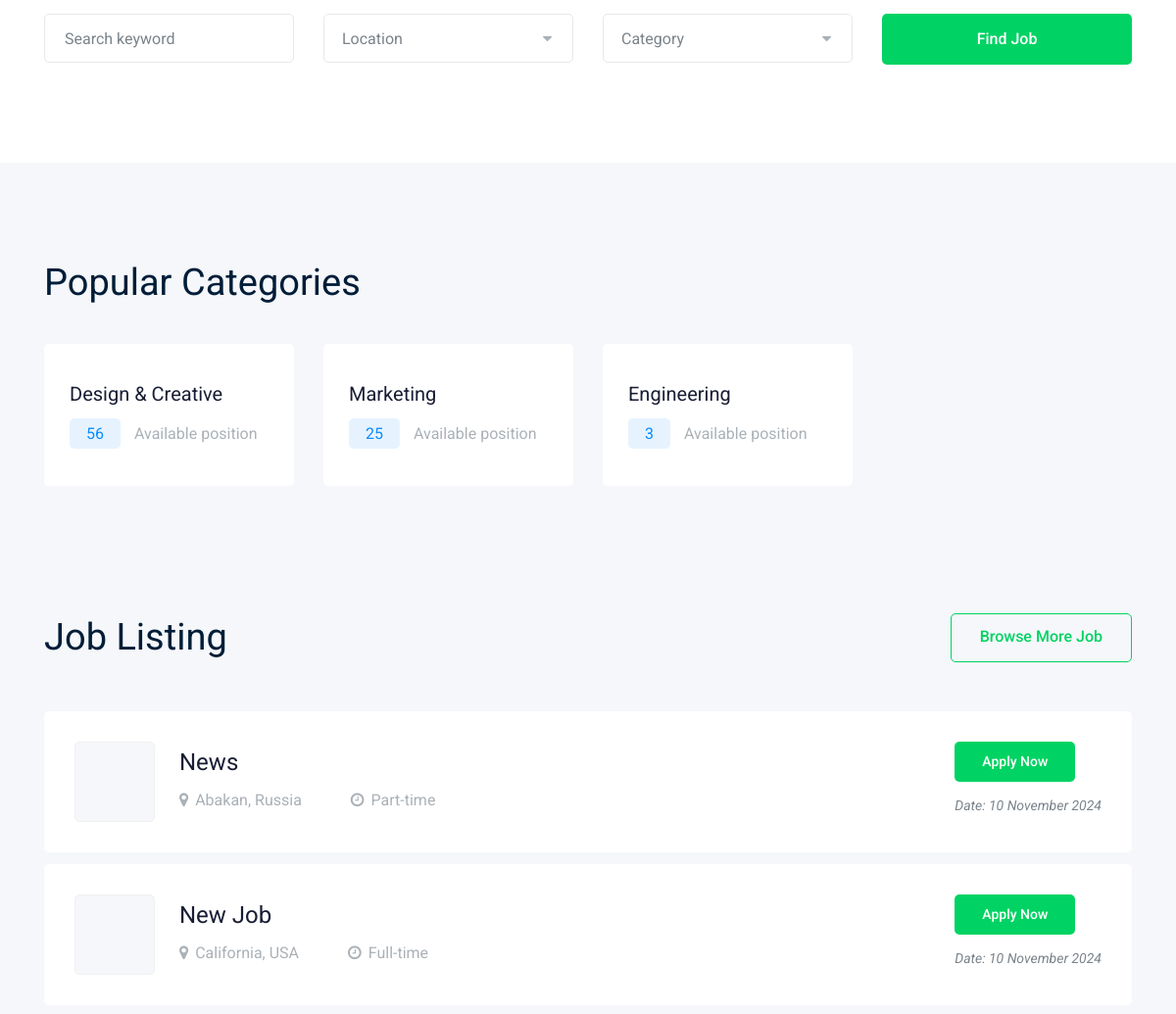
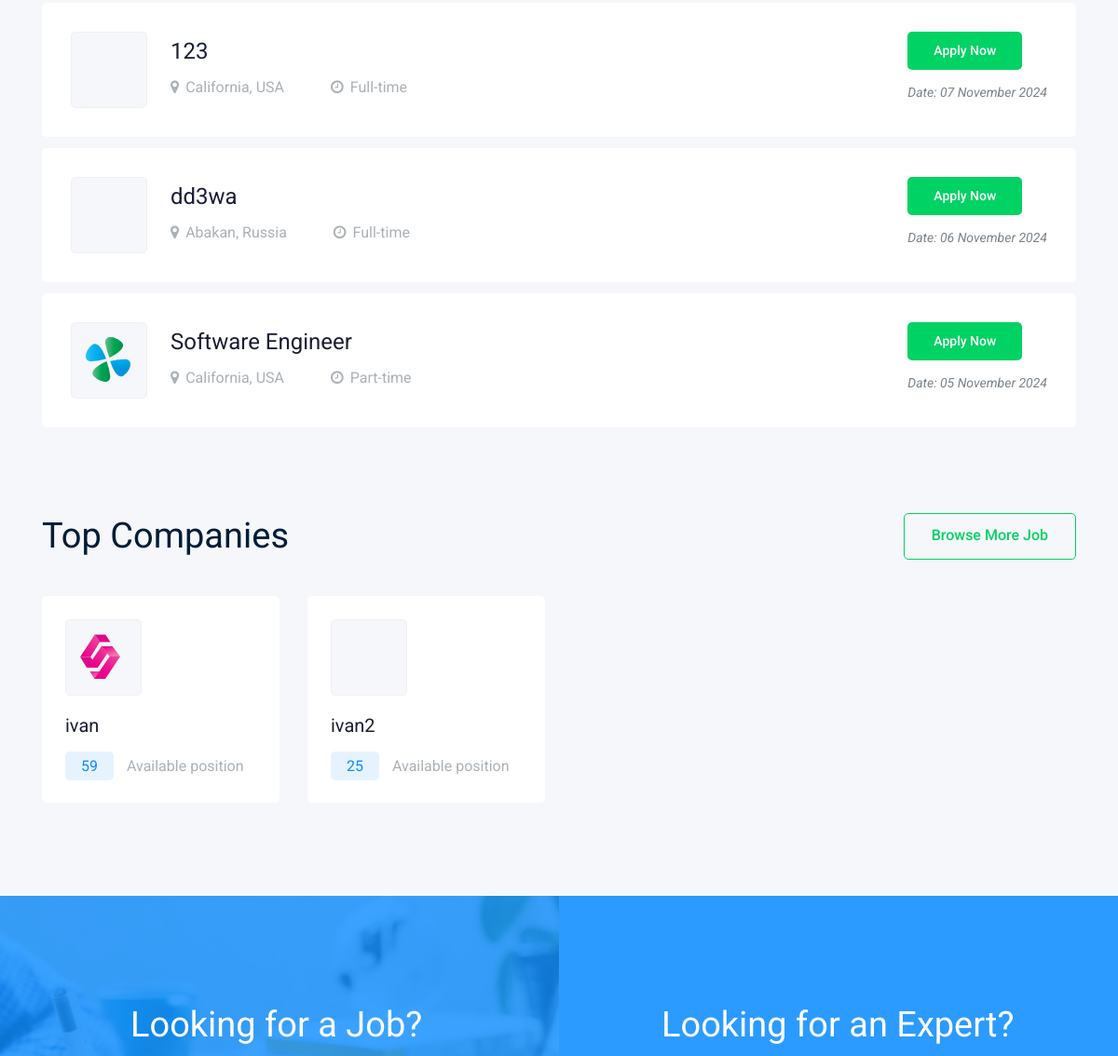
The app's page / (middle part), older data (2 pictures, top to bottom).
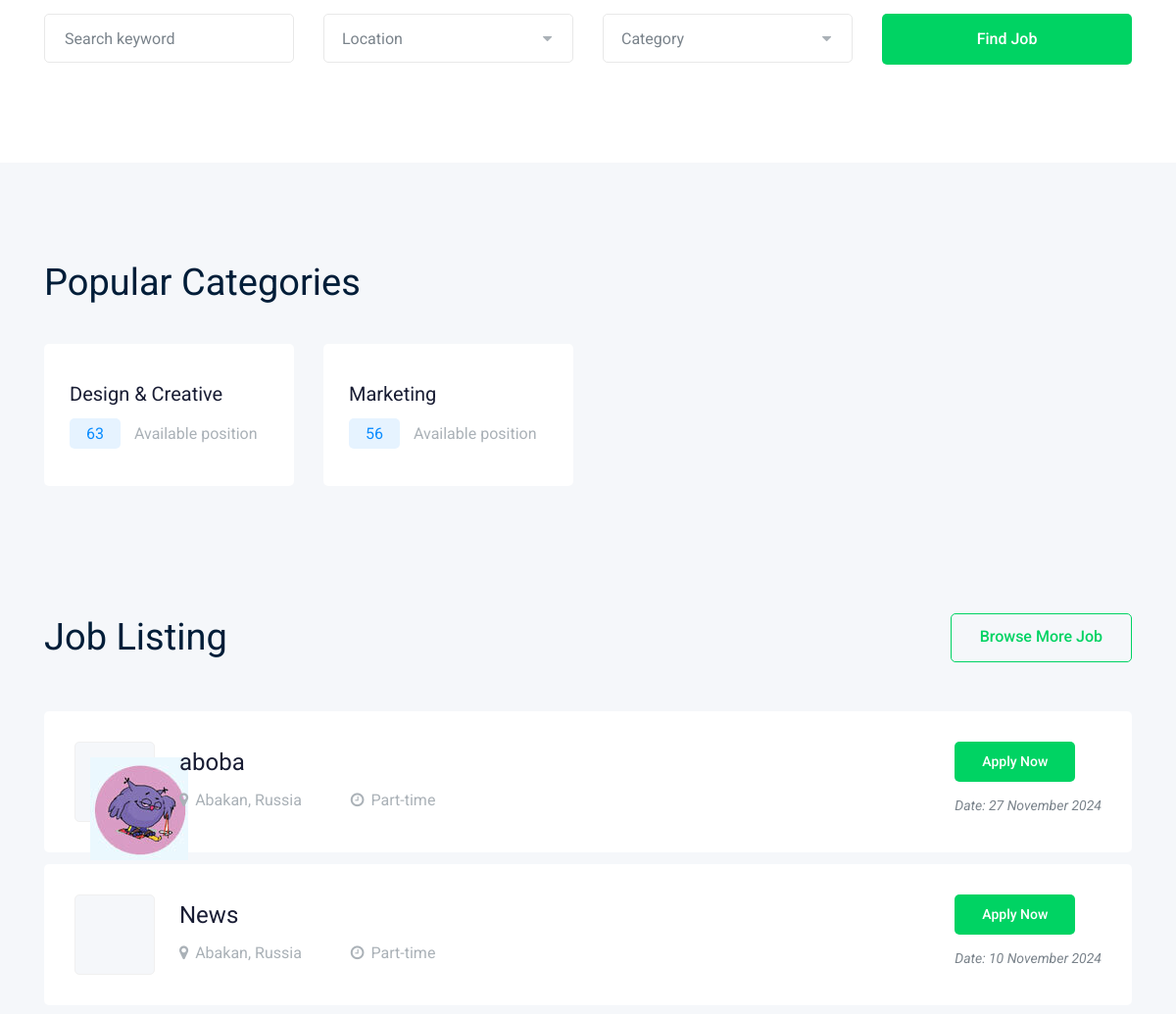
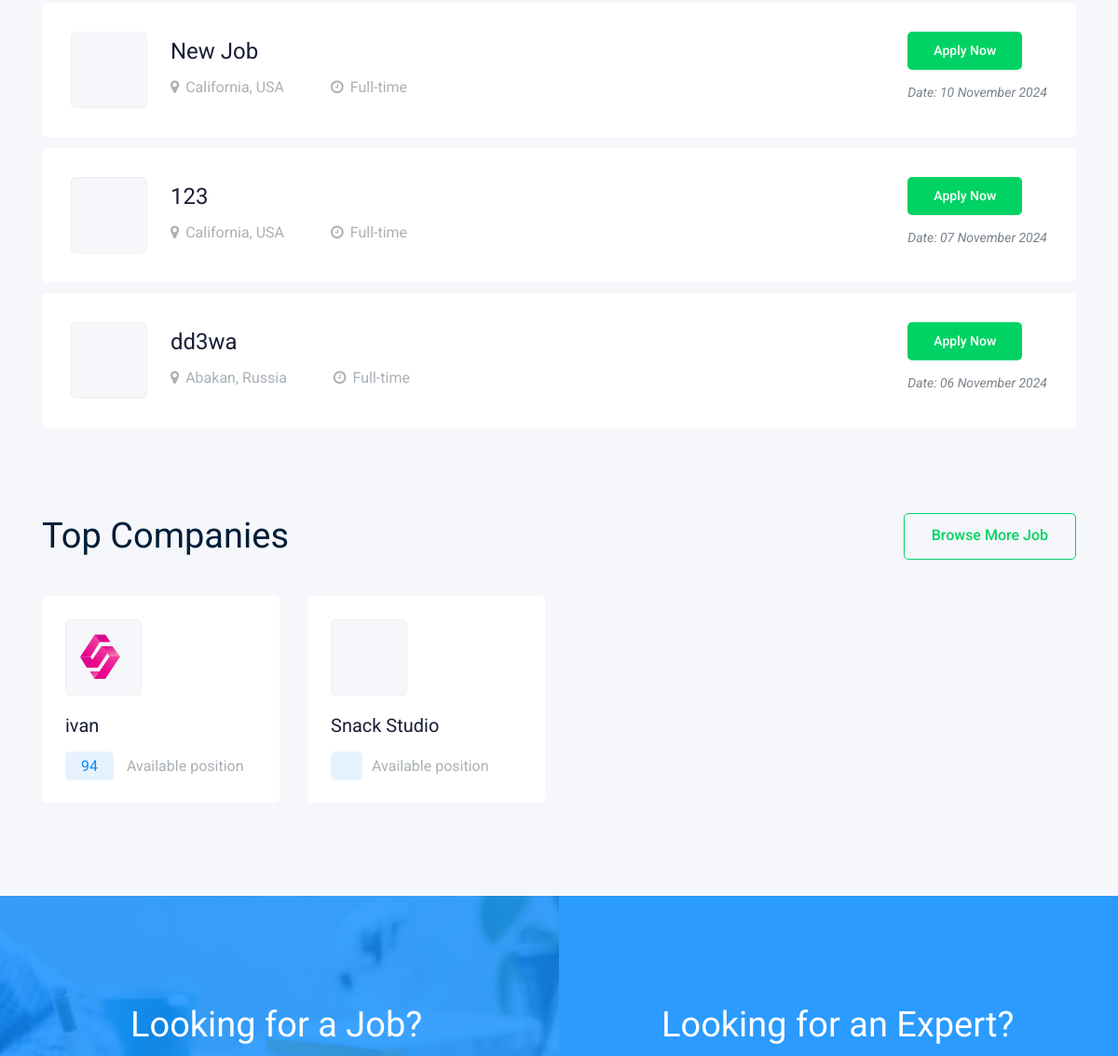
The same page, newer data (2 pictures, top to bottom).
### tables this page shows
CREATE TABLE `categories` (
  `id` int NOT NULL,
  `name` varchar(255) NOT NULL,
  `is_popular` tinyint(1) NOT NULL DEFAULT '0'
);

CREATE TABLE `jobs` (
  `id` int NOT NULL,
  `name` varchar(255) NOT NULL,
  `description` text NOT NULL,
  `category_id` int NOT NULL,
  `min_salary` int NOT NULL,
  `max_salary` int NOT NULL,
  `qualification_id` int NOT NULL,
  `experience_id` int NOT NULL,
  `job_type_id` int NOT NULL,
  `location_id` int NOT NULL,
  `image` varchar(255) DEFAULT NULL,
  `date` timestamp NOT NULL DEFAULT CURRENT_TIMESTAMP,
  `slug` varchar(255) NOT NULL,
  `company_id` int NOT NULL,
  `available_position` int UNSIGNED NOT NULL DEFAULT '0'
);

CREATE TABLE `locations` (
  `id` int NOT NULL,
  `name` varchar(255) NOT NULL
);

CREATE TABLE `job_types` (
  `id` int NOT NULL,
  `name` varchar(255) NOT NULL
);

CREATE TABLE `companies` (
  `id` int NOT NULL,
  `company` varchar(255) NOT NULL,
  `email` varchar(255) NOT NULL,
  `password` varchar(255) NOT NULL,
  `available_position` int NOT NULL DEFAULT '0',
  `image` varchar(255) DEFAULT NULL,
  `is_admin` tinyint(1) NOT NULL DEFAULT '0',
  `is_top` tinyint(1) NOT NULL DEFAULT '0'
);

### index.php (the view, shortened to what the changed rows need)
<?php
$pdo = require_once $_SERVER['DOCUMENT_ROOT'] . '/db.php';
$popularCategories = $pdo->query("SELECT
    categories.id,
    categories.name,
    SUM(jobs.available_position) AS total_positions
FROM categories
LEFT JOIN jobs ON categories.id = jobs.category_id
WHERE categories.is_popular IS TRUE
GROUP BY categories.id, categories.name")->fetchAll();
$jobs = $pdo->query("SELECT jobs.*, locations.name AS location, job_types.name AS job_type
FROM jobs
JOIN locations ON jobs.location_id = locations.id
JOIN job_types ON jobs.job_type_id = job_types.id
ORDER BY jobs.date DESC
LIMIT 5")->fetchAll();
$companies = $pdo->query("SELECT
    companies.*,
    SUM(jobs.available_position) AS total_positions
FROM companies
LEFT JOIN jobs ON companies.id = jobs.company_id
WHERE companies.is_top IS TRUE
GROUP BY companies.id, companies.company")->fetchAll();
?>
<!doctype html>
<html class="no-js" lang="zxx">
<head>
    <link rel="stylesheet" href="css/bootstrap.min.css">
    <link rel="stylesheet" href="css/owl.carousel.min.css">
    <link rel="stylesheet" href="css/magnific-popup.css">
    <link rel="stylesheet" href="css/font-awesome.min.css">
    <link rel="stylesheet" href="css/themify-icons.css">
    <link rel="stylesheet" href="css/nice-select.css">
    <link rel="stylesheet" href="css/flaticon.css">
    <link rel="stylesheet" href="css/gijgo.css">
    <link rel="stylesheet" href="css/animate.min.css">
    <link rel="stylesheet" href="css/slicknav.css">
    <link rel="stylesheet" href="css/style.css">
</head>
<body>
<div class="popular_catagory_area">
    <div class="container">
        <div class="row">
            <?php foreach ($popularCategories as $category): ?>
                <div class="col-lg-4 col-xl-3 col-md-6">
                    <div class="single_catagory">
                        <a href="/jobs.php?category=<?= $category['id'] ?>"><h4><?= $category['name'] ?></h4></a>
                        <p><span><?= $category['total_positions'] ?? '0' ?></span> Available position</p>
                    </div>
                </div>
            <?php endforeach; ?>
        </div>
    </div>
</div>
<div class="job_listing_area">
    <div class="container">
        <div class="job_lists">
            <div class="row">
                <?php foreach ($jobs as $job): ?>
                    <div class="col-lg-12 col-md-12">
                        <div class="single_jobs white-bg d-flex justify-content-between">
                            <div class="jobs_left d-flex align-items-center">
                                <div class="thumb">
                                    <img src="<?= $job['image'] ?>" alt="">
                                </div>
                                <div class="jobs_conetent">
                                    <a href="job_details.php"><h4><?= $job['name'] ?></h4></a>
                                    <div class="links_locat d-flex align-items-center">
                                        <div class="location">
                                            <p><i class="fa fa-map-marker"></i><?= $job['location'] ?></p>
                                        </div>
                                        <div class="location">
                                            <p><i class="fa fa-clock-o"></i><?= $job['job_type'] ?></p>
                                        </div>
                                    </div>
                                </div>
                            </div>
                            <div class="jobs_right">
                                <div class="apply_now">
                                    <a href="/job_details.php?slug=<?= $job['slug'] ?>" class="boxed-btn3">Apply Now</a>
                                </div>
                                <div class="date">
                                    <p>Date: <?= date('d F Y', strtotime($job['date'])) ?></p>
                                </div>
                            </div>
                        </div>
                    </div>
                <?php endforeach; ?>
            </div>
        </div>
    </div>
</div>
<div class="top_companies_area">
    <div class="container">
        <div class="row">
            <?php foreach ($companies as $company): ?>
                <div class="col-lg-4 col-xl-3 col-md-6">
                    <div class="single_company">
                        <div class="thumb">
                            <img src="<?= $company['image'] ?>" alt="">
                        </div>
                        <a href="/jobs.php?company=<?= $company['id'] ?>"><h3><?= $company['company'] ?></h3></a>
                        <p><span><?= $company['total_positions'] ?></span> Available position</p>
                    </div>
                </div>
            <?php endforeach; ?>
        </div>
    </div>
</div>
</body>
</html>

Row changes from the older to the newer data that the page shows:
no longer on this page (row edited): categories: name "Engineering", total_positions "3"
removed jobs: image (picture), name "Software Engineer", location.name "California, USA", job_type.name "Part-time", date "05 November 2024"
no longer on this page (row edited): companies: company "ivan2", total_positions "25"
computed for categories "Design & Creative": total_positions "56" → "63"
computed for categories "Marketing": total_positions "25" → "56"
added jobs: image (picture), name "aboba", location.name "Abakan, Russia", job_type.name "Part-time", date "27 November 2024"
computed for companies "ivan": total_positions "59" → "94"
now on this page (row edited): companies: company "Snack Studio"
